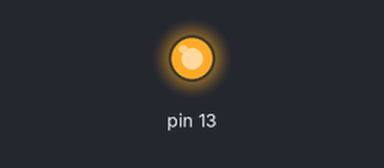
Recording of a sketch running on a simulated Arduino Uno, built with avr-gcc and run on an emulated ATmega328P. On the bench: output pins drawn as LEDs (lit = HIGH).

Above: at 0.7 s.
At 12.2 s:
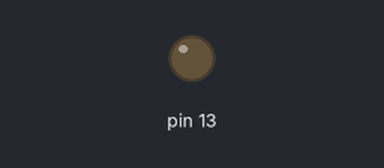
Timing chart, 0 to 17.9 s (numbered marks = the images above):
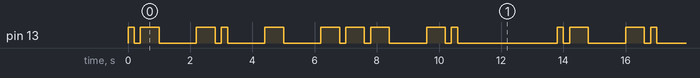

Measured:
- by itself, pin 13: repeats every 13.8 s: LOW 0.20 s, HIGH 0.60 s, LOW 1.2 s, HIGH 0.60 s, LOW 0.20 s, HIGH 0.20 s, 2 × (LOW 1.2 s, HIGH 0.60 s), 2 × (LOW 0.20 s, HIGH 0.60 s), LOW 1.2 s, HIGH 0.60 s, LOW 0.20 s, HIGH 0.20 s, LOW 3.2 s, HIGH 0.20 s
- by itself, everything shown: repeats every 13.8 s, in 20 steps

The sketch:

sketch.ino
```cpp
void morseChar(String pattern)
{
  for (int i = 0; i < pattern.length(); i++)
  {
    if (pattern[i] == '.')
    {
      digitalWrite(13, HIGH);
      delay(200);
      digitalWrite(13, LOW);
      delay(200);
    }
    else if (pattern[i] == '-')
    {
      digitalWrite(13, HIGH);
      delay(600);
      digitalWrite(13, LOW);
      delay(200);
    }
  }

  delay(1000);
}

void setup() {
  pinMode(13, OUTPUT);
}

void loop() {
  morseChar(".-");
  morseChar("-.");
  morseChar("-");
  morseChar("---");
  morseChar("-.");

  delay(2000);
}
```
